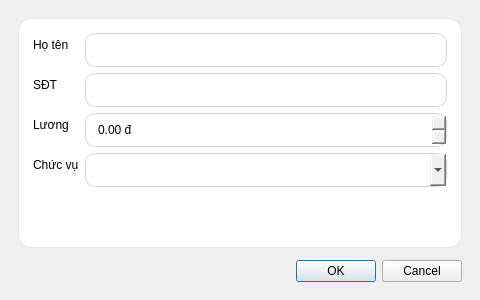
<?xml version="1.0" encoding="UTF-8"?>
<ui version="4.0">
 <class>EmployeeDialog</class>
 <widget class="QDialog" name="EmployeeDialog">
  <property name="windowTitle">
   <string>Nhân viên</string>
  </property>
  <property name="minimumSize">
   <size>
    <width>480</width>
    <height>300</height>
   </size>
  </property>
  <layout class="QVBoxLayout" name="verticalLayout">
   <property name="leftMargin">
    <number>18</number>
   </property>
   <property name="topMargin">
    <number>18</number>
   </property>
   <property name="rightMargin">
    <number>18</number>
   </property>
   <property name="bottomMargin">
    <number>18</number>
   </property>
   <property name="spacing">
    <number>12</number>
   </property>
   <item>
    <widget class="QFrame" name="card">
     <property name="styleSheet">
      <string notr="true">QFrame#card{background:#ffffff;border:1px solid #e5e7eb;border-radius:14px;} QLineEdit, QComboBox, QDoubleSpinBox{padding:8px 10px;border:1px solid #d1d5db;border-radius:10px;} QLineEdit:focus, QComboBox:focus, QDoubleSpinBox:focus{border:1px solid #2563eb;}</string>
     </property>
     <layout class="QFormLayout" name="formLayout">
      <property name="leftMargin">
       <number>14</number>
      </property>
      <property name="topMargin">
       <number>14</number>
      </property>
      <property name="rightMargin">
       <number>14</number>
      </property>
      <property name="bottomMargin">
       <number>14</number>
      </property>
      <item row="0" column="0">
       <widget class="QLabel" name="labelName">
        <property name="text">
         <string>Họ tên</string>
        </property>
       </widget>
      </item>
      <item row="0" column="1">
       <widget class="QLineEdit" name="lineName"/>
      </item>
      <item row="1" column="0">
       <widget class="QLabel" name="labelPhone">
        <property name="text">
         <string>SĐT</string>
        </property>
       </widget>
      </item>
      <item row="1" column="1">
       <widget class="QLineEdit" name="linePhone"/>
      </item>
      <item row="2" column="0">
       <widget class="QLabel" name="labelSalary">
        <property name="text">
         <string>Lương</string>
        </property>
       </widget>
      </item>
      <item row="2" column="1">
       <widget class="QDoubleSpinBox" name="spinSalary">
        <property name="maximum">
         <double>100000000.000000000000000</double>
        </property>
        <property name="suffix">
         <string> đ</string>
        </property>
       </widget>
      </item>
      <item row="3" column="0">
       <widget class="QLabel" name="labelRole">
        <property name="text">
         <string>Chức vụ</string>
        </property>
       </widget>
      </item>
      <item row="3" column="1">
       <widget class="QComboBox" name="comboRole"/>
      </item>
     </layout>
    </widget>
   </item>
   <item>
    <widget class="QDialogButtonBox" name="buttonBox">
     <property name="standardButtons">
      <set>QDialogButtonBox::Cancel|QDialogButtonBox::Ok</set>
     </property>
    </widget>
   </item>
  </layout>
 </widget>
 <resources/>
 <connections/>
</ui>
